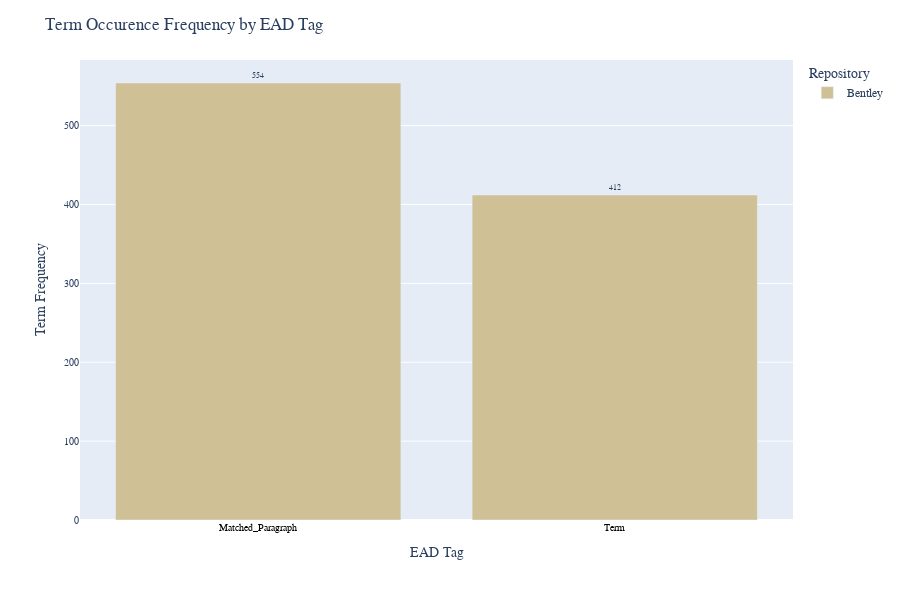
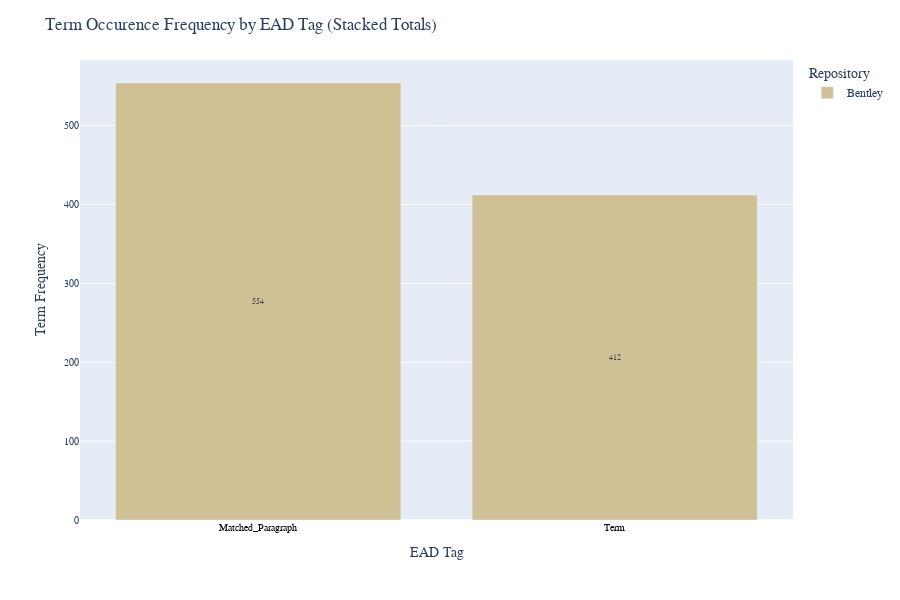

Here is the notebook cell these charts were saved with, in order:
### Markdown cell above
The horizontal bar chart seems more well-suited to displaying occurences
of the terms, since the terms are easier to read in this orientation.

## Visualization: Occurence by EAD tag/element

This section of the script helps identify the EAD (Encoded Archival Description) elements with the highest occurrences of the specified harmful terms.

The function `calculate_element_frequency(df, df_name)` is used to calculate the sum of matched terms for each subsection in a DataFrame. The results are sorted in descending order and returned as a DataFrame with columns `Subsection`, `harmful_terms_frequency`, and `Source`.

This function is applied to each DataFrame in matched_results, and the results are concatenated into a single DataFrame, `all_element_frequencies`.

Finally, a grouped bar chart is created to visualize the frequency of terms across different subsections and sources.

In the chart, the x-axis represents the subsections, the y-axis shows the frequency of harmful terms, and different colors distinguish between sources. The `barmode='group'` setting places the bars side by side for easier comparison between sources.

### Code cell
def calculate_element_frequency(df, df_name):
    element_counts = df.groupby('Matched_From')['Matched_Times'].sum()
    element_counts_sorted = element_counts.sort_values(ascending=False)
    df_element_counts = pd.DataFrame(list(element_counts_sorted.items()), columns=['Subsection', 'harmful_terms_frequency'])
    df_element_counts['Source'] = df_name  # Indicate the source dataframe
    return df_element_counts

# Use the function for each dataframes
element_frequencies_list = [calculate_element_frequency(df, name) for name, df in matched_results.items()]

# Concatenate all element frequencies
all_element_frequencies = pd.concat(element_frequencies_list)

# Show the DataFrame
print("Element frequencies across all file pools:")
display(all_element_frequencies)

# Set colors
colors = {'Bentley': '#CFC096', 'Clements': '#A5A508', 'SCRC': '#FFCB05'}

# Visualization
fig = px.bar(all_element_frequencies, x='Subsection', y='harmful_terms_frequency', color='Source', 
             text='harmful_terms_frequency', barmode='group',
             labels={'Subsection':'EAD Tag','Source':'Repository'},
             color_discrete_map=colors)
fig.update_traces(textposition='outside', textfont=dict(family='Arial',size=8))
fig.update_layout(title_text="Term Occurence Frequency by EAD Tag", yaxis_title="Term Frequency", height=600,
                  font_family=global_font_info['font_family'])
fig.update_yaxes(tickfont=dict(family='Arial', size=10))
fig.update_xaxes(tickangle=0, tickfont=dict(family='Arial', color='black', size=10))
fig.show()
pio.write_image(fig, 'element_frequency_across_dfs.png', scale=5)

# Visualization Variation: Stacked bars
fig = px.bar(all_element_frequencies, x='Subsection', y='harmful_terms_frequency', color='Source', 
             text='harmful_terms_frequency', barmode='stack',
             labels={'Subsection':'EAD Tag','Source':'Repository'},
             color_discrete_map=colors)
fig.update_traces(textposition='inside', insidetextanchor='middle', textfont=dict(family='Arial',size=8))
fig.update_layout(title_text="Term Occurence Frequency by EAD Tag (Stacked Totals)", yaxis_title="Term Frequency", height=600,
                  font_family=global_font_info['font_family'])
fig.update_yaxes(tickfont=dict(family='Arial', size=10))
fig.update_xaxes(tickangle=0, tickfont=dict(family='Arial', color='black', size=10))
fig.show()
pio.write_image(fig, 'element_frequency_across_dfs_stacked.png', scale=5)

### Figure 1 — Plotly figure (JSON) as saved in the notebook; plotly's stock layout.template omitted (floating-point values rounded to 4 significant figures)
{"data": [{"alignmentgroup": "True", "hovertemplate": "Repository=Bentley<br>EAD Tag=%{x}<br>harmful_terms_frequency=%{text}<extra></extra>", "legendgroup": "Bentley", "marker": {"color": "#CFC096", "pattern": {"shape": ""}}, "name": "Bentley", "offsetgroup": "Bentley", "orientation": "v", "showlegend": true, "text": [554, 412], "textfont": {"family": "Arial", "size": 8}, "textposition": "outside", "type": "bar", "x": ["Matched_Paragraph", "Term"], "xaxis": "x", "y": [554, 412], "yaxis": "y"}], "layout": {"barmode": "group", "font": {"family": "Georgia"}, "height": 600, "legend": {"title": {"text": "Repository"}, "tracegroupgap": 0}, "margin": {"t": 60}, "title": {"text": "Term Occurence Frequency by EAD Tag"}, "xaxis": {"anchor": "y", "domain": [0, 1], "tickangle": 0, "tickfont": {"color": "black", "family": "Arial", "size": 10}, "title": {"text": "EAD Tag"}}, "yaxis": {"anchor": "x", "domain": [0, 1], "tickfont": {"family": "Arial", "size": 10}, "title": {"text": "Term Frequency"}}}}

### Figure 2 — Plotly figure (JSON) as saved in the notebook; plotly's stock layout.template omitted (floating-point values rounded to 4 significant figures)
{"data": [{"alignmentgroup": "True", "hovertemplate": "Repository=Bentley<br>EAD Tag=%{x}<br>harmful_terms_frequency=%{text}<extra></extra>", "insidetextanchor": "middle", "legendgroup": "Bentley", "marker": {"color": "#CFC096", "pattern": {"shape": ""}}, "name": "Bentley", "offsetgroup": "Bentley", "orientation": "v", "showlegend": true, "text": [554, 412], "textfont": {"family": "Arial", "size": 8}, "textposition": "inside", "type": "bar", "x": ["Matched_Paragraph", "Term"], "xaxis": "x", "y": [554, 412], "yaxis": "y"}], "layout": {"barmode": "stack", "font": {"family": "Georgia"}, "height": 600, "legend": {"title": {"text": "Repository"}, "tracegroupgap": 0}, "margin": {"t": 60}, "title": {"text": "Term Occurence Frequency by EAD Tag (Stacked Totals)"}, "xaxis": {"anchor": "y", "domain": [0, 1], "tickangle": 0, "tickfont": {"color": "black", "family": "Arial", "size": 10}, "title": {"text": "EAD Tag"}}, "yaxis": {"anchor": "x", "domain": [0, 1], "tickfont": {"family": "Arial", "size": 10}, "title": {"text": "Term Frequency"}}}}
